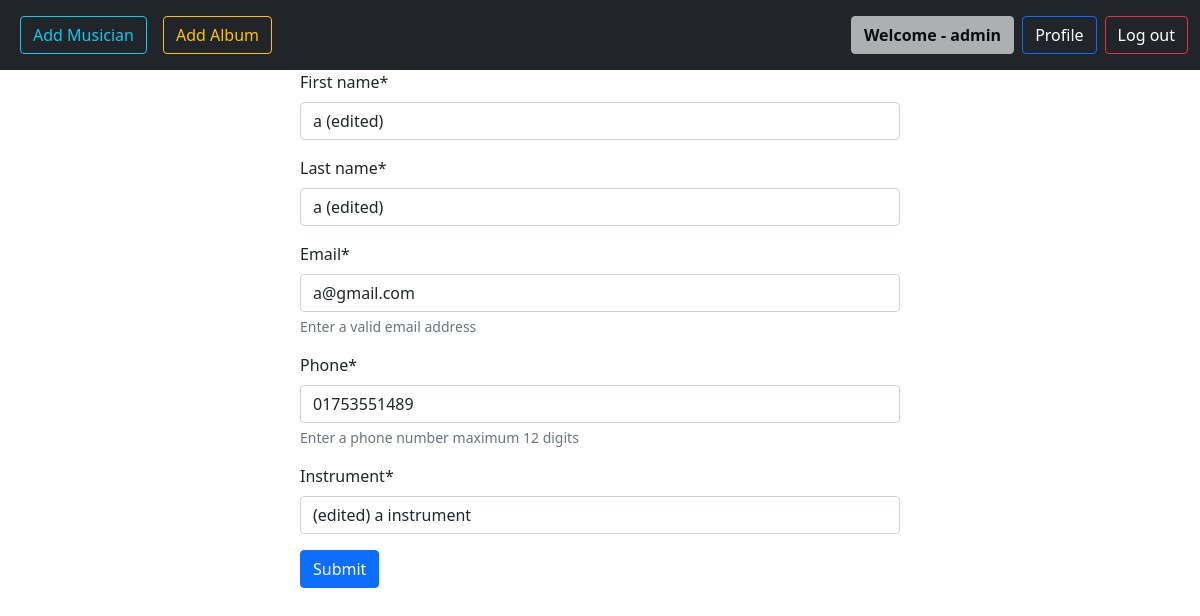
The app's page /person_edit/9 (signed in) with its own data.
### first_app/models.py (models this page shows, shortened)
class MusicianModel(models.Model):
    first_name = models.CharField(max_length=30)
    last_name = models.CharField(max_length=30)
    email = models.EmailField(help_text='Enter a valid email address')
    phone = models.CharField(max_length=12 , help_text='Enter a phone number maximum 12 digits')
    instrument = models.CharField(max_length=30)

### first_app/views.py (the view)
# urls.py: path('person_edit/<int:id>', views.edit_person , name= 'person_edit_page' ),
def edit_person(request ,id):
    if  request.user.is_authenticated:
        album_instance = MusicianModel.objects.get(pk = id)
        form = MusicianForm(instance = album_instance)
        if request.method == 'POST':
            form = MusicianForm(request.POST , instance = album_instance)
            if form.is_valid():
                messages.success(request , f"Congratulations- Musician Edited Successfully")
                form.save()
                return redirect('profile_page')
        return render(request , 'person_edit.html' , {'form' : form})
    else:
        return redirect('home_page')

### first_app/forms.py
class MusicianForm(forms.ModelForm):
    class Meta:
        model = MusicianModel
        fields = '__all__'

### first_app/templates/person_edit.html (shortened to what this page needs)
{% extends "base.html" %}
{% load crispy_forms_tags %}
{% block content %}
   <form style="width: 50%; margin: auto;" method="POST">
    {{form | crispy }}
    <button type="submit" class="btn btn-primary">Submit</button>
   </form>
{% endblock content %}

### templates/base.html (shortened to what this page needs)
<!doctype html>
<html lang="en">
  <head>
    <link href="https://cdn.jsdelivr.net/npm/bootstrap@5.0.2/dist/css/bootstrap.min.css" rel="stylesheet">
  </head>
  <body>
    <nav class="navbar navbar-expand-lg navbar-dark bg-dark">
        <div class="container-fluid">
          <div class="collapse navbar-collapse" id="navbarSupportedContent">
            <ul class="navbar-nav me-auto mb-2 mb-lg-0">
              {% if user.is_authenticated %}
              <li class="nav-item">
                <a class="nav-link active" aria-current="page" href="{% url 'person_page' %}"> <button type="button" class="btn btn-outline-info">Add Musician</button></a>
              </li>
              <li class="nav-item">
                <a class="nav-link active" aria-current="page" href="{% url 'album_page' %}"><button type="button" class="btn btn-outline-warning">Add Album</button></a>
              </li>
              {% else %}
              <li class="nav-item">
                <a class="nav-link active" aria-current="page" href="{% url 'home_page' %}">Home</a>
              </li>
              {% endif %}
            </ul>
            <form class="d-flex">
              {% if user.is_authenticated %}
              <form class="d-flex ">
                <button type="button" class="btn btn-light me-2" disabled><b>Welcome - {{request.user}}</b></button>
               </form>
              <a class="btn btn-outline-primary me-2 text-white" href ="{% url 'profile_page' %}" type="submit">Profile</a>
              <a class="btn btn-outline-danger text-white" href ="{% url 'logout_page' %}" type="submit">Log out</a>
               {% else %}
               <a class="btn btn-outline-warning me-2" href ="{% url 'signup_page' %}" type="submit">Sign Up</a>
               <a class="btn btn-outline-success" href ="{% url 'login_page' %}" type="submit">Log in</a>
              {% endif %}
            </form>
          </div>
        </div>
      </nav>
      {% block content %}{% endblock content %}
  </body>
</html>

### records on screen
MusicianModel: first_name "a (edited)", last_name "a (edited)", email "a@gmail.com", phone "01753551489", instrument "(edited) a instrument"

### other values on screen
{{ request.user }} "admin"
